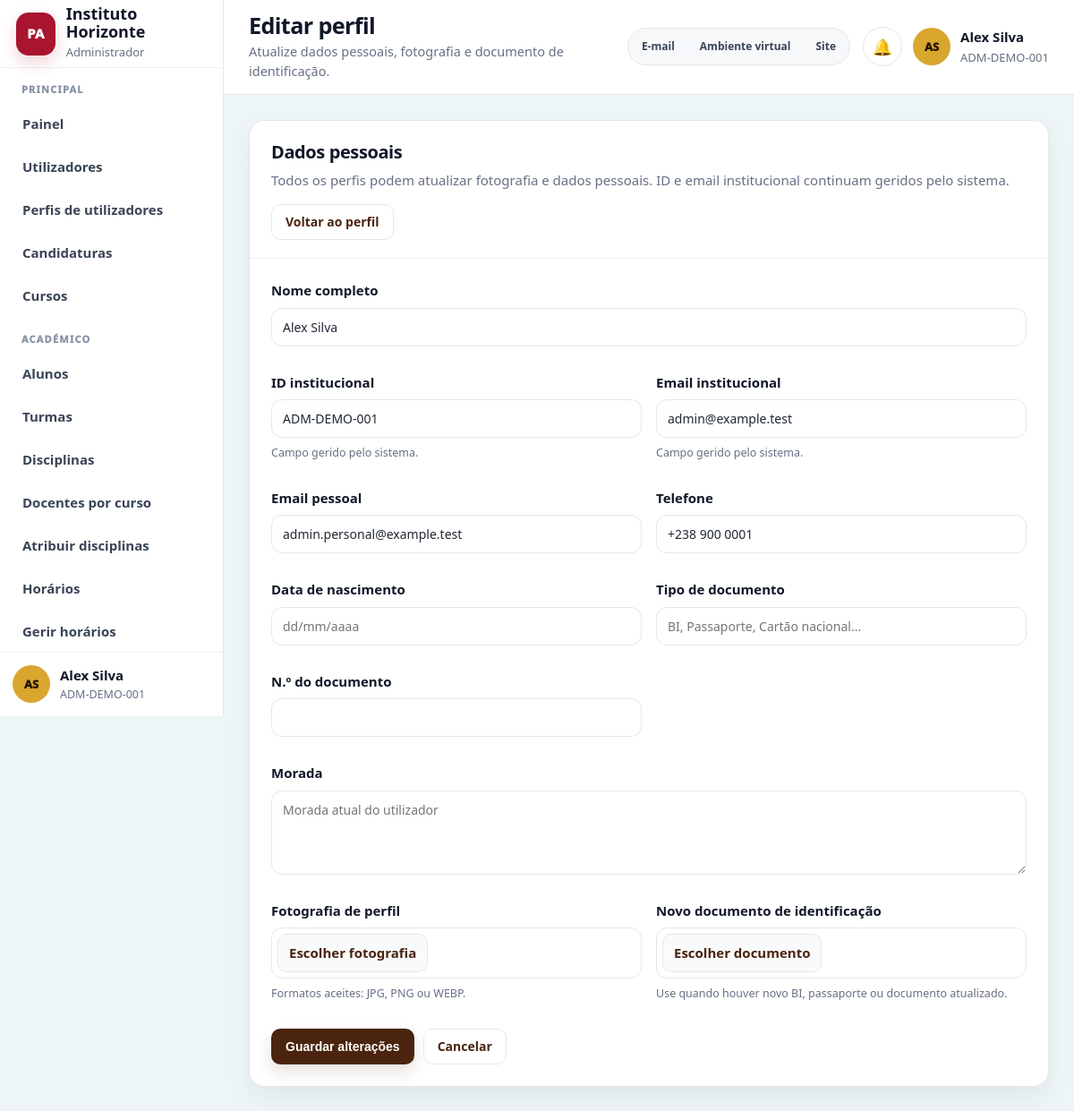
Page /pages/editar_perfil.php (signed in) on the committed database.
### tables this page shows
CREATE TABLE `users` (
    `id` INT AUTO_INCREMENT PRIMARY KEY,
    `institutional_id` VARCHAR(80) NULL UNIQUE,
    `full_name` VARCHAR(180) NOT NULL,
    `email` VARCHAR(180) NOT NULL UNIQUE,
    `personal_email` VARCHAR(180) NULL,
    `phone` VARCHAR(50) NULL,
    `birth_date` DATE NULL,
    `document_type` VARCHAR(80) NULL,
    `document_number` VARCHAR(100) NULL,
    `address` TEXT NULL,
    `password_hash` VARCHAR(255) NOT NULL,
    `role` VARCHAR(50) NULL,
    `roles` TEXT NULL,
    `status` VARCHAR(30) NOT NULL DEFAULT 'active',
    `is_active` TINYINT(1) NOT NULL DEFAULT 1,
    `must_change_password` TINYINT(1) NOT NULL DEFAULT 0,
    `profile_photo` VARCHAR(255) NULL,
    `identity_document_file` VARCHAR(255) NULL,
    `last_login_at` DATETIME NULL,
    `created_at` DATETIME NOT NULL DEFAULT CURRENT_TIMESTAMP,
    `updated_at` DATETIME NULL DEFAULT NULL ON UPDATE CURRENT_TIMESTAMP,
    INDEX `idx_users_institutional_id` (`institutional_id`),
    INDEX `idx_users_email` (`email`),
    INDEX `idx_users_role` (`role`),
    INDEX `idx_users_status` (`status`)
);

### includes/helpers.php (called while the page is built, shortened)
<?php
function e(string $value): string
{
    return htmlspecialchars($value, ENT_QUOTES, 'UTF-8');
}

### includes/auth.php (called while the page is built, shortened)
<?php
require_once __DIR__ . '/../config/database.php';
require_once __DIR__ . '/helpers.php';
function is_logged_in(): bool
{
    return isset($_SESSION['user_id']);
}
function current_user(): ?array
{
    global $pdo;
    $stmt = $pdo->prepare("
        SELECT
            users.id,
            users.institutional_id,
            users.full_name,
            users.email,
            users.status,
            users.must_change_password,
            GROUP_CONCAT(roles.code) AS roles
        FROM users
        INNER JOIN user_roles ON user_roles.user_id = users.id
        INNER JOIN roles ON roles.id = user_roles.role_id
        WHERE users.id = ?
        GROUP BY users.id
        LIMIT 1
    ");
    $stmt->execute([$_SESSION['user_id']]);
    $user = $stmt->fetch();
    $user['roles_array'] = $user['roles'] ? explode(',', $user['roles']) : [];
    return $user;
}
function require_login(): void
{
    $user = current_user();
}

### includes/portal_ui_helpers.php (called while the page is built, shortened)
<?php
if (!function_exists('portal_one')) {
    function portal_one(PDO $pdo, string $sql, array $params = []): ?array
    { try { $stmt=$pdo->prepare($sql); $stmt->execute($params); $row=$stmt->fetch(); return $row ?: null; } catch(Throwable $e){ return null; } }
}
if (!function_exists('portal_initials_safe')) {
    function portal_initials_safe(string $name): string
    {
        $parts=preg_split('/\s+/', trim($name)); if(!$parts || $parts[0]==='') return 'UP';
        $first=mb_substr($parts[0],0,1,'UTF-8'); $last=count($parts)>1?mb_substr(end($parts),0,1,'UTF-8'):'';
        return mb_strtoupper($first.$last,'UTF-8');
    }
}

### pages/editar_perfil.php (the view, shortened to what this page needs)
<?php
require_once __DIR__ . '/../includes/portal_layout.php';
require_login();
$user = current_user();
$role = portal_user_role($user);
$db = portal_one($pdo, "SELECT * FROM users WHERE id = ? LIMIT 1", [(int) $user['id']]) ?: $user;
function editar_perfil_data_pt(?string $value): string {
    if (!$value) return '';
    $t = strtotime($value);
    return $t ? date('d/m/Y', $t) : $value;
}
portal_layout_start('perfil', 'Editar perfil', 'Atualize dados pessoais, fotografia e documento de identificação.', $role);
?>
<div class="ui-panel">
    <div class="ui-panel-header">
        <div>
            <h2>Dados pessoais</h2>
            <p>Todos os perfis podem atualizar fotografia e dados pessoais. ID e email institucional continuam geridos pelo sistema.</p>
        </div>
        <a class="ui-btn ui-btn-ghost" href="<?= e(APP_URL); ?>/pages/perfil.php">Voltar ao perfil</a>
    </div>
    <div class="ui-panel-body">
        <form action="<?= e(APP_URL); ?>/actions/atualizar_perfil.php" method="POST" enctype="multipart/form-data" class="ui-form-grid">
            <div class="ui-field" style="grid-column:1/-1;">
                <label>Nome completo</label>
                <input class="ui-control" name="full_name" value="<?= e($db['full_name'] ?? ''); ?>" required>
            </div>
            <div class="ui-field">
                <label>ID institucional</label>
                <input class="ui-control" value="<?= e($db['institutional_id'] ?? ''); ?>" disabled>
                <small>Campo gerido pelo sistema.</small>
            </div>
            <div class="ui-field">
                <label>Email institucional</label>
                <input class="ui-control" value="<?= e($db['email'] ?? ''); ?>" disabled>
                <small>Campo gerido pelo sistema.</small>
            </div>
            <div class="ui-field">
                <label>Email pessoal</label>
                <input class="ui-control" type="email" name="personal_email" value="<?= e($db['personal_email'] ?? ''); ?>" placeholder="exemplo@email.com">
            </div>
            <div class="ui-field">
                <label>Telefone</label>
                <input class="ui-control" name="phone" value="<?= e($db['phone'] ?? ''); ?>" placeholder="+238 900 00 00">
            </div>
            <div class="ui-field">
                <label>Data de nascimento</label>
                <input class="ui-control" type="text" name="birth_date_visible" value="<?= e(editar_perfil_data_pt($db['birth_date'] ?? null)); ?>" placeholder="dd/mm/aaaa" maxlength="10" inputmode="numeric">
            </div>
            <div class="ui-field">
                <label>Tipo de documento</label>
                <input class="ui-control" name="document_type" value="<?= e($db['document_type'] ?? ''); ?>" placeholder="BI, Passaporte, Cartão nacional...">
            </div>
            <div class="ui-field">
                <label>N.º do documento</label>
                <input class="ui-control" name="document_number" value="<?= e($db['document_number'] ?? ''); ?>">
            </div>
            <div class="ui-field" style="grid-column:1/-1;">
                <label>Morada</label>
                <textarea class="ui-control" name="address" placeholder="Morada atual do utilizador"><?= e($db['address'] ?? ''); ?></textarea>
            </div>
            <div class="ui-field">
                <label>Fotografia de perfil</label>
                <label class="ui-file-control"><span>Escolher fotografia</span><input type="file" name="profile_photo" accept=".jpg,.jpeg,.png,.webp"></label>
                <small>Formatos aceites: JPG, PNG ou WEBP.</small>
            </div>
            <div class="ui-field">
                <label>Novo documento de identificação</label>
                <label class="ui-file-control"><span>Escolher documento</span><input type="file" name="identity_document_file" accept=".pdf,.jpg,.jpeg,.png"></label>
                <small>Use quando houver novo BI, passaporte ou documento atualizado.</small>
            </div>
            <div class="ui-actions" style="grid-column:1/-1;">
                <button class="ui-btn ui-btn-primary" type="submit">Guardar alterações</button>
                <a class="ui-btn ui-btn-ghost" href="<?= e(APP_URL); ?>/pages/perfil.php">Cancelar</a>
            </div>
        </form>
    </div>
</div>
<?php portal_layout_end(); ?>

### includes/portal_layout.php (shortened to what this page needs)
<?php
require_once __DIR__ . '/auth.php';
require_once __DIR__ . '/portal_ui_helpers.php';
if (file_exists(__DIR__ . '/notification_widget.php')) {
    require_once __DIR__ . '/notification_widget.php';
}
if (!function_exists('portal_initials')) {
    function portal_initials(string $name): string
    {
        return portal_initials_safe($name);
    }
}
if (!function_exists('portal_role_label')) {
    function portal_role_label(string $role): string
    {
        return [
            'admin' => 'Administrador',
            'secretaria' => 'Secretaria Académica',
            'direcao' => 'Direção Académica',
            'coordenador' => 'Coordenação de Curso',
            'professor' => 'Área do Professor',
            'funcionario' => 'Área do Funcionário',
            'aluno' => 'Área do Aluno',
        ][$role] ?? 'Portal Académico';
    }
}
if (!function_exists('portal_section_label')) {
    function portal_section_label(string $section): string
    {
        return [
            'principal' => 'Principal',
            'academico' => 'Académico',
            'processos' => 'Processos',
            'sistema' => 'Sistema',
            'conta' => 'Conta',
        ][$section] ?? ucfirst($section);
    }
}
if (!function_exists('portal_active')) {
    function portal_active(string $active, string $key): string
    {
        return $active === $key ? 'active' : '';
    }
}
if (!function_exists('portal_user_photo_url')) {
    function portal_user_photo_url(array $user): string
    {
        $photo = trim((string) ($user['profile_photo'] ?? ''));
        if ($photo === '') {
            return '';
        }
        return APP_URL . '/' . ltrim($photo, '/');
    }
}
if (!function_exists('portal_avatar_html')) {
    function portal_avatar_html(array $user, string $name, string $class = 'ui-avatar-sm'): string
    {
        $photoUrl = portal_user_photo_url($user);
        return '<div class="' . e($class) . '">' . e(portal_initials($name)) . '</div>';
    }
}
if (!function_exists('portal_menu_items')) {
    function portal_menu_items(string $role): array
    {
        return $menus[$role] ?? $menus['aluno'];
    }
}
if (!function_exists('portal_layout_start')) {
    function portal_layout_start(string $activeMenu, string $title, string $subtitle = '', ?string $forcedRole = null): void
    {
        $user = current_user();
        global $pdo;
        if (isset($pdo) && $pdo instanceof PDO && function_exists('portal_one')) {
            $freshUser = portal_one($pdo, "SELECT * FROM users WHERE id = ? LIMIT 1", [(int) ($user['id'] ?? 0)]);
            if ($freshUser) {
                $user = array_merge($user, $freshUser);
            }
        }
        $role = $forcedRole ?: portal_detect_role($user);
        $menus = portal_menu_items($role);
        $userName = (string) ($user['full_name'] ?? 'Utilizador');
        $userCode = (string) ($user['institutional_id'] ?? '');
        $roleLabel = portal_role_label($role);
        ?>
<!DOCTYPE html>
<html lang="pt-CV">
<head>
    <link rel="stylesheet" href="<?= e(APP_URL); ?>/assets/css/portal-modern.css">
</head>
<body class="ui-body">
<div class="ui-shell">
    <aside class="ui-sidebar">
        <div class="ui-brand">
            <div class="ui-brand-mark">PA</div>
            <div>
                <strong>Instituto Horizonte</strong>
                <span><?= e($roleLabel); ?></span>
            </div>
        </div>
        <nav class="ui-nav" aria-label="Menu principal">
            <?php foreach ($menus as $section => $items): ?>
                <span class="ui-nav-title"><?= e(portal_section_label($section)); ?></span>
                <?php foreach ($items as $item): ?>
                    <a class="<?= e(portal_active($activeMenu, $item['key'])); ?>" href="<?= e(APP_URL . $item['url']); ?>"><?= e($item['label']); ?></a>
                <?php endforeach; ?>
            <?php endforeach; ?>
        </nav>
        <div class="ui-sidebar-footer">
            <div class="ui-mini-user">
                <?= portal_avatar_html($user, $userName, 'ui-avatar-sm'); ?>
                <div>
                    <strong><?= e($userName); ?></strong>
                    <span><?= e($userCode); ?></span>
                </div>
            </div>
        </div>
    </aside>
    <main class="ui-main">
        <header class="ui-topbar">
            <div>
                <h1><?= e($title); ?></h1>
                <?php if ($subtitle !== ''): ?><p><?= e($subtitle); ?></p><?php endif; ?>
            </div>
            <div class="ui-topbar-actions">
                <nav class="ui-utility-links" aria-label="Ligações rápidas">
                    <a href="https://m365.cloud.microsoft/" target="_blank" rel="noopener">E-mail</a>
                    <a href="#" aria-disabled="true">Ambiente virtual</a>
                    <a href="<?= e(APP_URL); ?>/index.php">Site</a>
                </nav>
                <?php if (function_exists('render_notification_user_box')): ?>
                    <?php render_notification_user_box($user, $userCode, 'ui'); ?>
                <?php endif; ?>
            </div>
        </header>
        <section class="ui-content">
        <?php
    }
}
if (!function_exists('portal_layout_end')) {
    function portal_layout_end(): void
    {
        ?>
        </section>
    </main>
</div>
</body>
</html>
        <?php
    }
}

### includes/notification_widget.php (shortened to what this page needs)
<?php
if (!function_exists('notify_initials')) {
    function notify_initials(string $name): string
    {
        return function_exists('portal_initials_safe') ? portal_initials_safe($name) : 'PA';
    }
}
if (!function_exists('render_notification_user_box')) {
    function render_notification_user_box(array $user, string $subtitle = '', string $theme = 'ui'): void
    {
        $name = (string) ($user['full_name'] ?? 'Utilizador');
        $code = $subtitle !== '' ? $subtitle : (string) ($user['institutional_id'] ?? '');
        $photoUrl = function_exists('portal_user_photo_url') ? portal_user_photo_url($user) : '';
        ?>
        <div class="notification-user-area">
            <details class="notify-menu">
                <summary class="notify-trigger" aria-label="Abrir notificações" title="Notificações">
                    <span class="notify-icon" aria-hidden="true">🔔</span>
                </summary>
            </details>
            <div class="ui-user-box">
                <?php if ($photoUrl !== ''): ?>
                    <img class="ui-avatar-sm is-photo" src="<?= e($photoUrl); ?>" alt="Fotografia de perfil">
                <?php else: ?>
                    <div class="ui-avatar-sm"><?= e(notify_initials($name)); ?></div>
                <?php endif; ?>
                <div>
                    <strong><?= e($name); ?></strong>
                    <span><?= e($code); ?></span>
                </div>
            </div>
        </div>
        <?php
    }
}

### rows in the picture
users: full_name "AS", full_name "Alex Silva", institutional "ADM-DEMO-001", email "admin@example.test", personal_email "admin.personal@example.test", phone "+238 900 0001"

### other values in the picture
$roleLabel "Administrador"
portal_section_label($section) "PRINCIPAL"
$item['label'] "Painel"
$item['label'] "Utilizadores"
$item['label'] "Perfis de utilizadores"
$item['label'] "Candidaturas"
$item['label'] "Cursos"
portal_section_label($section) "ACADÉMICO"
$item['label'] "Alunos"
$item['label'] "Turmas"
$item['label'] "Disciplinas"
$item['label'] "Docentes por curso"
$item['label'] "Atribuir disciplinas"
$item['label'] "Horários"
$item['label'] "Gerir horários"
